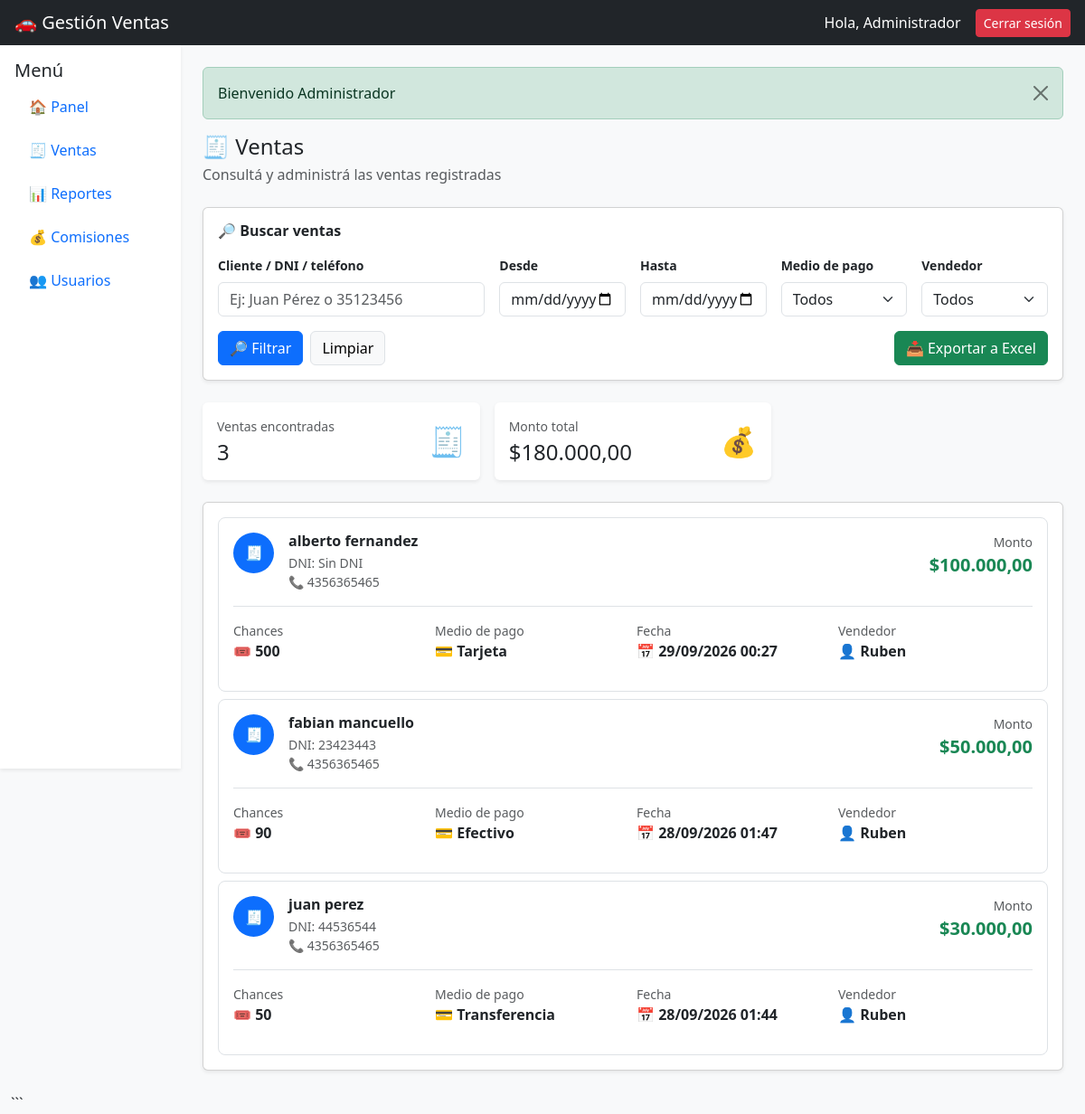
The app's page /index.php?action=ventas (signed in) with its own data.
### tables this page shows
CREATE TABLE `ventas` (
  `id` int(11) NOT NULL,
  `vendedor_id` int(11) NOT NULL,
  `tipo_venta` enum('sorteo','moto','auto') NOT NULL DEFAULT 'sorteo',
  `cliente_nombre` varchar(150) NOT NULL,
  `cliente_dni` varchar(30) NOT NULL,
  `cliente_direccion` varchar(200) DEFAULT NULL,
  `cliente_telefono` varchar(30) DEFAULT NULL,
  `monto` decimal(12,2) NOT NULL,
  `cantidad_chances` int(11) DEFAULT 0,
  `medio_pago` varchar(50) NOT NULL,
  `creado_en` timestamp NOT NULL DEFAULT current_timestamp()
);

CREATE TABLE `usuarios` (
  `id` int(11) NOT NULL,
  `nombre` varchar(100) NOT NULL,
  `usuario` varchar(50) NOT NULL,
  `password` varchar(255) NOT NULL,
  `rol` enum('admin','vendedor','operador') NOT NULL DEFAULT 'vendedor',
  `activo` tinyint(1) NOT NULL DEFAULT 1,
  `creado_en` timestamp NOT NULL DEFAULT current_timestamp()
);

### views/ventas/index.php (the view, shortened to what the rows shown need)
<?php require_once("c://xampp/htdocs/gestion_ventas/views/layouts/header.php"); ?>
<div class="container-fluid">
<div class="row">
    <div class="col-12 col-md-10 p-2 p-md-4">
        <div class="card shadow-sm">
            <div class="card-body p-2 p-md-3">
                <?php if(!empty($ventas)): ?>
                    <div class="d-flex flex-column gap-2">
                        <?php foreach($ventas as $venta): ?>
                            <div class="border rounded-3 p-3">
                                <div class="d-flex flex-column flex-lg-row justify-content-between gap-3">
                                    <div class="d-flex align-items-start gap-3">
                                        <div class="bg-primary text-white rounded-circle d-flex align-items-center justify-content-center"
                                            style="width: 45px; height: 45px; min-width: 45px;">
                                            🧾
                                        </div>
                                        <div>
                                            <h6 class="mb-1 fw-semibold">
                                                <?= htmlspecialchars($venta['cliente_nombre']); ?>
                                            </h6>
                                            <div class="text-muted small">
                                                DNI:
                                                <?= !empty($venta['cliente_dni'])
                                                    ? htmlspecialchars($venta['cliente_dni'])
                                                    : 'Sin DNI'; ?>
                                            </div>
                                            <?php if(!empty($venta['cliente_telefono'])): ?>
                                                <div class="text-muted small">
                                                    📞
                                                    <?= htmlspecialchars($venta['cliente_telefono']); ?>
                                                </div>
                                            <?php endif; ?>
                                        </div>
                                    </div>
                                    <div class="text-lg-end">
                                        <div class="text-muted small">
                                            Monto
                                        </div>
                                        <div class="fw-bold fs-5 text-success">
                                            $<?= number_format(
                                                $venta['monto'],
                                                2,
                                                ',',
                                                '.'
                                            ); ?>
                                        </div>
                                    </div>
                                </div>
                                <div class="border-top mt-3 pt-3">
                                    <div class="row g-2">
                                        <div class="col-6 col-md-3">
                                            <div class="text-muted small">
                                                Chances
                                            </div>
                                            <div class="fw-semibold">
                                                🎟️
                                                <?= htmlspecialchars($venta['cantidad_chances']); ?>
                                            </div>
                                        </div>
                                        <div class="col-6 col-md-3">
                                            <div class="text-muted small">
                                                Medio de pago
                                            </div>
                                            <div class="fw-semibold">
                                                💳
                                                <?= htmlspecialchars($venta['medio_pago']); ?>
                                            </div>
                                        </div>
                                        <div class="col-12 col-md-3">
                                            <div class="text-muted small">
                                                Fecha
                                            </div>
                                            <div class="fw-semibold">
                                                📅
                                                <?= date(
                                                    'd/m/Y H:i',
                                                    strtotime($venta['creado_en'])
                                                ); ?>
                                            </div>
                                        </div>
                                        <?php if(
                                            ($_SESSION["rol"] ?? "") === "admin" ||
                                            ($_SESSION["rol"] ?? "") === "operador"
                                        ): ?>
                                            <div class="col-12 col-md-3">
                                                <div class="text-muted small">
                                                    Vendedor
                                                </div>
                                                <div class="fw-semibold">
                                                    👤
                                                    <?= htmlspecialchars(
                                                        $venta['vendedor_nombre'] ?? 'Sin datos'
                                                    ); ?>
                                                </div>
                                            </div>
                                        <?php endif; ?>
                                    </div>
                                </div>
                            </div>
                        <?php endforeach; ?>
                    </div>
                <?php endif; ?>
            </div>
        </div>
    </div>
</div>
</div>
<?php require_once("c://xampp/htdocs/gestion_ventas/views/layouts/footer.php"); ?>

### records on screen
ventas: cliente_nombre "alberto fernandez", cliente_dni "Sin DNI", cliente_telefono "4356365465", monto "100.000,00", cantidad_chances "500", medio_pago "Tarjeta", creado_en "29/09/2026 00:27", vendedor.nombre "Ruben"
ventas: cliente_nombre "fabian mancuello", cliente_dni "23423443", cliente_telefono "4356365465", monto "50.000,00", cantidad_chances "90", medio_pago "Efectivo", creado_en "28/09/2026 01:47", vendedor.nombre "Ruben"
ventas: cliente_nombre "juan perez", cliente_dni "44536544", cliente_telefono "4356365465", monto "30.000,00", cantidad_chances "50", medio_pago "Transferencia", creado_en "28/09/2026 01:44", vendedor.nombre "Ruben"

### other values on screen
$_SESSION['nombre'] "Administrador"
$_SESSION["mensaje"] "Bienvenido Administrador"
$totalVentas "3"
$totalMonto "180.000,00"
